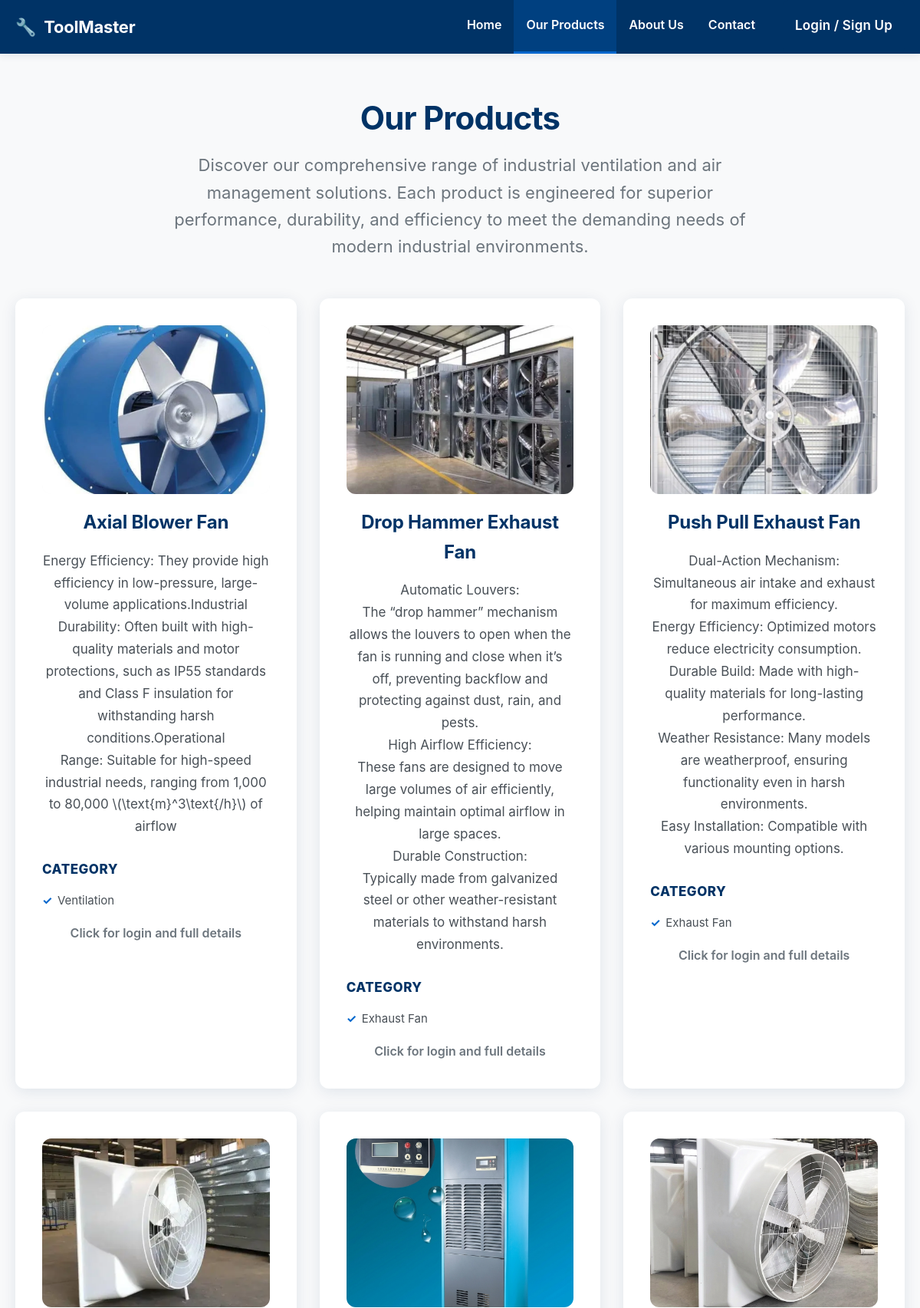
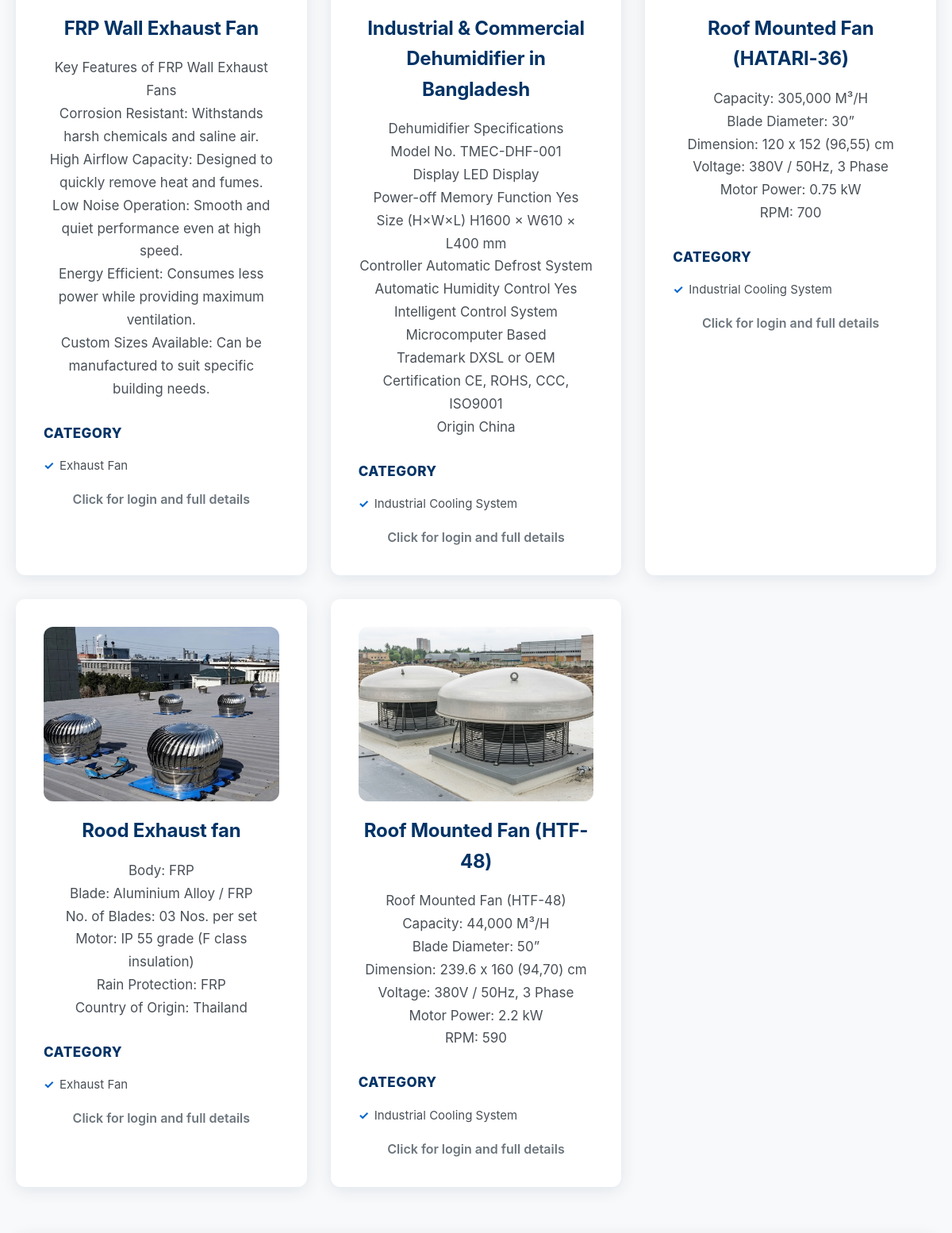
The app's page /our-products.php (upper part) with its own data (2 pictures, top to bottom).
### tables this page shows
CREATE TABLE `products` (
  `id` int(11) NOT NULL,
  `name` varchar(200) NOT NULL,
  `category` varchar(100) DEFAULT NULL,
  `price` decimal(12,2) NOT NULL DEFAULT 0.00,
  `min_qty` int(11) NOT NULL DEFAULT 5,
  `supplier` varchar(150) DEFAULT NULL,
  `description` text DEFAULT NULL,
  `created_at` timestamp NOT NULL DEFAULT current_timestamp(),
  `image_url` varchar(255) DEFAULT NULL,
  `stock` int(11) DEFAULT 0,
  `quantity` int(11) DEFAULT 0
);

### our-products.php (the view, shortened to what this page needs)
<?php
require 'db.php';
$stmt = $conn->prepare("SELECT id,name,price,category,description,image_url FROM products ORDER BY id DESC");
$stmt->execute();
$products = $stmt->get_result()->fetch_all(MYSQLI_ASSOC);
$loggedIn = isset($_SESSION['customer_id']);
?>
<!DOCTYPE html>
<html lang="en">
<head>
</head>
<body>
    <header class="header">
        <div class="nav-container">
            <div class="logo">
                🔧 <span salt="toolmaster_logo">ToolMaster</span>
            </div>
            <nav class="nav-menu">
                <a href="index.php">Home</a>
                <a href="our-products.php" class="active">Our Products</a>
                <a href="about.php">About Us</a>
                <a href="contact.php">Contact</a>
                <a href="login.php" class="btn btn-primary" style="margin-left: 20px;">Login / Sign Up</a>
            </nav>
        </div>
    </header>
    <main class="main-content">
        <div class="page-header">
            <h1 class="page-title">Our Products</h1>
            <p class="page-subtitle">
                Discover our comprehensive range of industrial ventilation and air management solutions.
                Each product is engineered for superior performance, durability, and efficiency to meet
                the demanding needs of modern industrial environments.
            </p>
        </div>
        <div class="products-grid">
            <?php foreach ($products as $product):
                $productName = htmlspecialchars($product['name']);
                $detailUrl = $loggedIn ? "product.php?id=" . (int)$product['id'] : "login.php?return=" . urlencode("product.php?id=" . (int)$product['id']);
                $imageUrl = $product['image_url'] ? htmlspecialchars($product['image_url']) : '';
            ?>
                <a href="<?= $detailUrl ?>" class="product-card">
                    <div class="product-image">
                        <?php if ($imageUrl): ?>
                            <img src="<?= $imageUrl ?>" alt="<?= $productName ?>">
                        <?php else: ?>
                            <span class="product-icon">🛠️</span>
                        <?php endif; ?>
                    </div>
                    <h3 class="product-name"><?= $productName ?></h3>
                    <p class="product-desc"><?= nl2br(htmlspecialchars($product['description'] ?? 'No description available.')) ?></p>
                    <div class="product-features">
                        <h4>Category</h4>
                        <ul>
                            <li><?= htmlspecialchars($product['category'] ?? 'General') ?></li>
                        </ul>
                    </div>
                    <div style="margin-top:18px;font-size:16px;color:var(--gray);font-weight:600;">Click for login and full details</div>
                </a>
            <?php endforeach; ?>
        </div>
    </main>
</body>
</html>

### our-products.php (style rules this page uses)
:root { --navy: #003366; --navy-light: #004080; --navy-dark: #002244; --white: #ffffff; --gray-light: #f8f9fa; --gray: #6c757d; --gray-dark: #495057; --accent: #0066cc; --shadow: rgba(0, 51, 102, 0.1); }
* { margin: 0; padding: 0; box-sizing: border-box; }
body { font-family: -apple-system, BlinkMacSystemFont, 'Segoe UI', Roboto, sans-serif; background: var(--gray-light); color: var(--gray-dark); line-height: 1.6; }
.header { background: var(--navy); color: var(--white); padding: 0; box-shadow: 0 2px 10px var(--shadow); position: sticky; top: 0; z-index: 1000; }
.nav-container { max-width: 1200px; margin: 0 auto; display: flex; justify-content: space-between; align-items: center; padding: 0 20px; }
.logo { font-size: 22px; font-weight: 700; display: flex; align-items: center; gap: 10px; letter-spacing: -0.01em; }
.nav-menu { display: flex; gap: 0; }
.nav-menu a { color: var(--white); text-decoration: none; padding: 20px 16px; font-weight: 600; transition: all 0.3s; border-bottom: 3px solid transparent; }
.nav-menu a:hover, .nav-menu a.active { background: var(--navy-light); border-bottom-color: var(--accent); }
.main-content { max-width: 1200px; margin: 0 auto; padding: 60px 20px; }
.page-header { text-align: center; margin-bottom: 50px; }
.page-title { font-size: 42px; font-weight: 700; color: var(--navy); margin-bottom: 20px; line-height: 1.15; letter-spacing: -0.02em; }
.page-subtitle { font-size: 22px; color: var(--gray); max-width: 800px; margin: 0 auto; line-height: 1.6; font-weight: 400; }
.products-grid { display: grid; grid-template-columns: repeat(auto-fit, minmax(320px, 1fr)); gap: 30px; margin-bottom: 60px; }
.product-card { background: var(--white); padding: 35px; border-radius: 12px; box-shadow: 0 4px 20px var(--shadow); text-align: center; transition: all 0.3s; position: relative; overflow: hidden; display: block; color: inherit; text-decoration: none; }
.product-image { width: 100%; height: 220px; border-radius: 12px; overflow: hidden; margin-bottom: 18px; background: var(--gray-light); display: flex; align-items: center; justify-content: center; }
.product-image img { width: 100%; height: 100%; object-fit: cover; display: block; }
.product-card::before { content: ''; position: absolute; top: 0; left: 0; right: 0; height: 4px; background: var(--accent); transform: scaleX(0); transition: transform 0.3s; }
.product-name { font-size: 24px; font-weight: 700; color: var(--navy); margin-bottom: 16px; letter-spacing: -0.01em; }
.product-desc { font-size: 17px; color: var(--gray-dark); line-height: 1.7; margin-bottom: 28px; font-weight: 400; }
.product-features { text-align: left; margin-top: 25px; }
.product-features h4 { font-size: 17px; font-weight: 800; color: var(--navy); margin-bottom: 15px; text-transform: uppercase; letter-spacing: 0.5px; }
.product-features ul { list-style: none; padding: 0; }
.product-features li { font-size: 15px; color: var(--gray-dark); margin-bottom: 8px; padding-left: 20px; position: relative; line-height: 1.6; font-weight: 400; }
.product-features li::before { content: "✓"; position: absolute; left: 0; color: var(--accent); font-weight: bold; }
.btn { padding: 15px 30px; border-radius: 8px; font-size: 17px; font-weight: 600; text-decoration: none; display: inline-block; transition: all 0.3s; cursor: pointer; border: none; letter-spacing: 0.01em; }
.btn-primary { background: var(--navy); color: var(--white); }

### records on screen
products: image_url (picture), name "Axial Blower Fan", description "Energy Efficiency: They provide high efficiency in low-pressure, large-volume applications.Industrial Durability: Often built with high-quality materials and motor protections, such as IP55 standards and Class F insulation for withstanding harsh conditions.Operational Range: Suitable for high-speed industrial needs, ranging from 1,000 to 80,000 \\(\\text{m}^3\\text{/h}\\) of airflow", category "Ventilation"
products: image_url (picture), name "Drop Hammer Exhaust Fan", description "Automatic Louvers: The “drop hammer” mechanism allows the louvers to open when the fan is running and close when it’s off, preventing backflow and protecting against dust, rain, and pests. High Airflow Efficiency: These fans are designed to move large volumes of air efficiently, helping maintain optimal airflow in large spaces. Durable Construction: Typically made from galvanized steel or other weather-resistant materials to withstand harsh environments.", category "Exhaust Fan"
products: image_url (picture), name "Push Pull Exhaust Fan", description "Dual-Action Mechanism: Simultaneous air intake and exhaust for maximum efficiency. Energy Efficiency: Optimized motors reduce electricity consumption. Durable Build: Made with high-quality materials for long-lasting performance. Weather Resistance: Many models are weatherproof, ensuring functionality even in harsh environments. Easy Installation: Compatible with various mounting options.", category "Exhaust Fan"
products: image_url (picture), name "FRP Wall Exhaust Fan", description "Key Features of FRP Wall Exhaust Fans Corrosion Resistant: Withstands harsh chemicals and saline air. High Airflow Capacity: Designed to quickly remove heat and fumes. Low Noise Operation: Smooth and quiet performance even at high speed. Energy Efficient: Consumes less power while providing maximum ventilation. Custom Sizes Available: Can be manufactured to suit specific building needs.", category "Exhaust Fan"
products: image_url (picture), name "Industrial & Commercial Dehumidifier in Bangladesh", description "Dehumidifier Specifications Model No. TMEC-DHF-001 Display LED Display Power-off Memory Function Yes Size (H×W×L) H1600 × W610 × L400 mm Controller Automatic Defrost System Automatic Humidity Control Yes Intelligent Control System Microcomputer Based Trademark DXSL or OEM Certification CE, ROHS, CCC, ISO9001 Origin China", category "Industrial Cooling System"
products: image_url (picture), name "Roof Mounted Fan (HATARI-36)", description "Capacity: 305,000 M³/H Blade Diameter: 30” Dimension: 120 x 152 (96,55) cm Voltage: 380V / 50Hz, 3 Phase Motor Power: 0.75 kW RPM: 700", category "Industrial Cooling System"
products: image_url (picture), name "Rood Exhaust fan", description "Body: FRP Blade: Aluminium Alloy / FRP No. of Blades: 03 Nos. per set Motor: IP 55 grade (F class insulation) Rain Protection: FRP Country of Origin: Thailand", category "Exhaust Fan"
products: image_url (picture), name "Roof Mounted Fan (HTF-48)", description "Roof Mounted Fan (HTF-48) Capacity: 44,000 M³/H Blade Diameter: 50” Dimension: 239.6 x 160 (94,70) cm Voltage: 380V / 50Hz, 3 Phase Motor Power: 2.2 kW RPM: 590", category "Industrial Cooling System"
